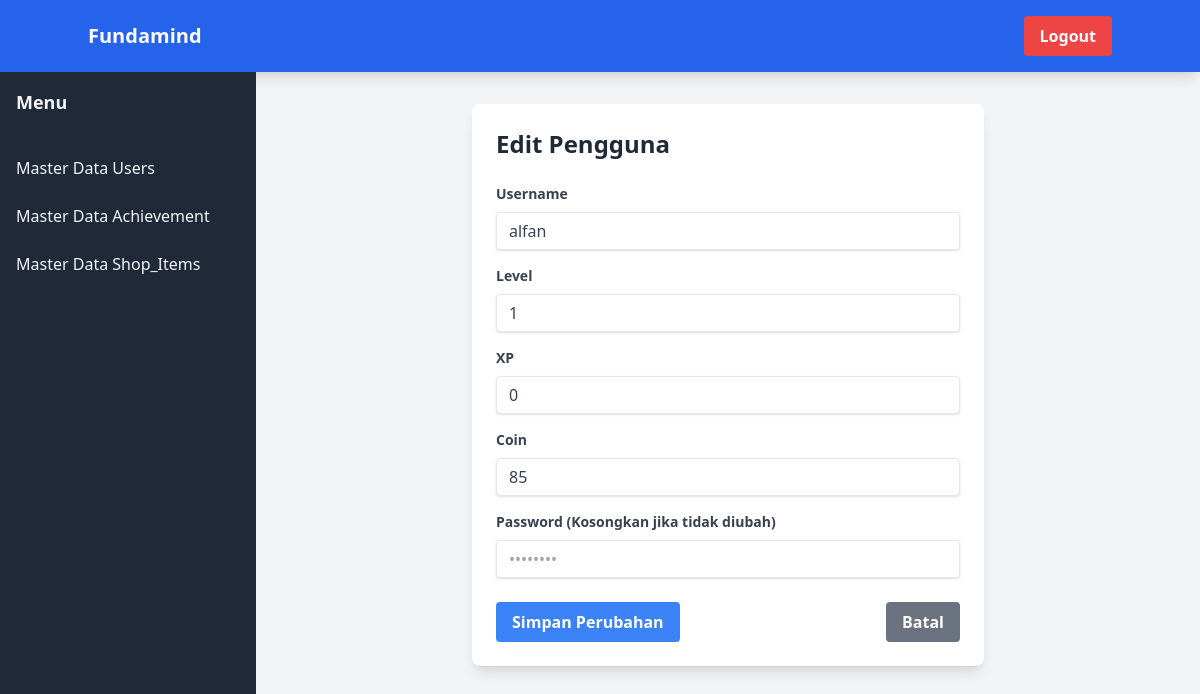
Page /pages/admin/users_update.php?id=1 on the committed database.
### tables this page shows
CREATE TABLE `users` (
  `id_user` int NOT NULL,
  `username` varchar(50) NOT NULL,
  `password` varchar(255) NOT NULL,
  `avatar` enum('Ellipse_1.png','Ellipse_2.png','Ellipse_3.png','Ellipse_4.png','Ellipse_5.png') DEFAULT 'Ellipse_1.png',
  `bio` text,
  `level` int DEFAULT '1',
  `xp` int DEFAULT '0',
  `xp_next` int DEFAULT '100',
  `coin` int DEFAULT '0'
);

### pages/admin/users_update.php (the view, shortened to what this page needs)
<?php
include __DIR__ . '../../db.php';
$id_user = $_GET['id'] ?? null;
$query = "SELECT * FROM users WHERE id_user = $id_user";
$result = mysqli_query($koneksi, $query);
$user = mysqli_fetch_assoc($result);
?>
<!DOCTYPE html>
<html lang="id">
<head>
    <script src="https://cdn.tailwindcss.com"></script>
</head>
<body class="bg-gray-100 font-sans leading-normal tracking-normal">
    <?php include 'includes/navbar.php'; ?>
    <div class="flex">
        <?php include 'includes/sidebar.php'; ?>
        <div class="flex-1 p-8">
            <div class="max-w-lg mx-auto bg-white p-6 rounded-lg shadow-lg">
                <h2 class="text-2xl font-bold mb-6 text-gray-800">Edit Pengguna</h2>
                <form method="POST">
                    <div class="mb-4">
                        <label for="username" class="block text-gray-700 text-sm font-bold mb-2">Username</label>
                        <input type="text" id="username" name="username"
                            value="<?php echo htmlspecialchars($user['username']); ?>"
                            class="shadow appearance-none border rounded w-full py-2 px-3 text-gray-700 leading-tight">
                    </div>
                    <div class="mb-4">
                        <label for="level" class="block text-gray-700 text-sm font-bold mb-2">Level</label>
                        <input type="number" id="level" name="level"
                            value="<?php echo $user['level']; ?>"
                            class="shadow appearance-none border rounded w-full py-2 px-3 text-gray-700 leading-tight"
                            min="1">
                    </div>
                    <div class="mb-4">
                        <label for="xp" class="block text-gray-700 text-sm font-bold mb-2">XP</label>
                        <input type="number" id="xp" name="xp"
                            value="<?php echo $user['xp']; ?>"
                            class="shadow appearance-none border rounded w-full py-2 px-3 text-gray-700 leading-tight"
                            min="0">
                    </div>
                    <div class="mb-4">
                        <label for="coin" class="block text-gray-700 text-sm font-bold mb-2">Coin</label>
                        <input type="number" id="coin" name="coin"
                            value="<?php echo $user['coin']; ?>"
                            class="shadow appearance-none border rounded w-full py-2 px-3 text-gray-700 leading-tight"
                            min="0">
                    </div>
                    <div class="mb-6">
                        <label for="password" class="block text-gray-700 text-sm font-bold mb-2">Password (Kosongkan jika tidak diubah)</label>
                        <input type="password" id="password" name="password"
                            placeholder="••••••••"
                            class="shadow appearance-none border rounded w-full py-2 px-3 text-gray-700 leading-tight">
                    </div>
                    <div class="flex justify-between">
                        <button type="submit"
                            class="bg-blue-500 hover:bg-blue-700 text-white font-bold py-2 px-4 rounded">
                            Simpan Perubahan
                        </button>
                        <a href="users_list.php"
                            class="bg-gray-500 hover:bg-gray-700 text-white font-bold py-2 px-4 rounded">
                            Batal
                        </a>
                    </div>
                </form>
            </div>
        </div>
    </div>
</body>
</html>

### rows in the picture
users: username "alfan", level "1", xp "0", coin "85"
